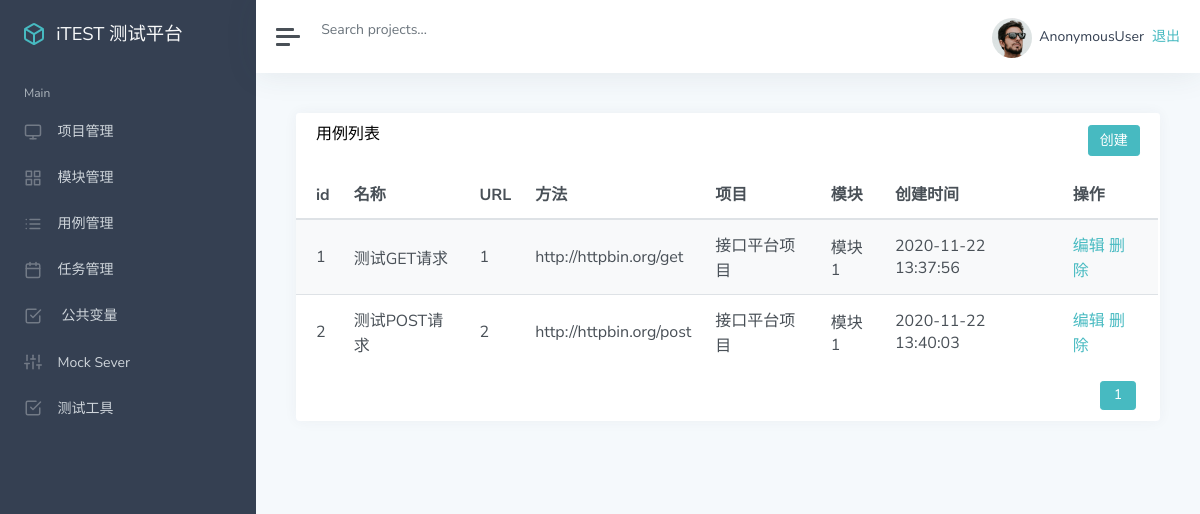
The app's page /manage/case/ with its own data.
### app_manage/models/case.py (models this page shows, shortened)
class TestCase(models.Model):
    module = models.ForeignKey(Module, on_delete=models.CASCADE)
    name = models.CharField("名称", max_length=50, null=False)
    url = models.TextField("URL", null=False)
    method = models.IntegerField("请求方法", null=False)  # 1:GET, 2: POST, 3:DELETE, 4:PUT
    header = models.TextField("请求头", null=False)
    parameter_type = models.IntegerField("参数类型", null=False)  # 1：form-data 2: json
    parameter_body = models.TextField("参数内容", null=False)
    result = models.TextField("结果", null=False)
    assert_type = models.IntegerField("断言类型", null=False)  # 1：包含include 2: 匹配equal
    assert_text = models.TextField("结果", null=False)
    create_time = models.DateTimeField("创建时间", auto_now_add=True)

### app_manage/models/module.py (models this page shows)
class Module(models.Model):
    project = models.ForeignKey(Project, on_delete=models.CASCADE)
    name = models.CharField("名称", max_length=100, null=False, default="")
    describe = models.TextField("描述", default="")
    update_time = models.DateTimeField("更新时间", auto_now=True)
    create_time = models.DateTimeField("创建时间", auto_now_add=True)
    def __str__(self):
        return self.name

### app_manage/models/project.py (models this page shows)
class Project(models.Model):
    name = models.CharField("名称", max_length=100, null=False, default="")
    describe = models.TextField("描述", default="")
    status = models.BooleanField("状态", default=True)
    update_time = models.DateTimeField("更新时间", auto_now=True)
    create_time = models.DateTimeField("创建时间", auto_now_add=True)
    def __str__(self):
        return self.name

### app_manage/views/case_view.py (the view)
# urls.py: path('case/', case_view.list_case),
def list_case(request):
    cases = TestCase.objects.all()
    p = Paginator(cases, 10)
    page = request.GET.get("page", "")
    if page == "":
        page = 1
    try:
        page_cases = p.page(page)
    except EmptyPage:
        page_cases = p.page(p.num_pages)
    except PageNotAnInteger:
        page_cases = p.page(1)
    return render(request, "case/list.html", {"cases": page_cases})

### templates/case/list.html (shortened to what this page needs)
{% extends "manage.html" %}
{% block manage %}
<div class="card flex-fill">
    <div class="card-header">
        <h5 class="card-title mb-0" style="float:left">用例列表</h5>
        <button onclick="case_add()" type="button" class="btn btn-primary" style="float:right">创建</button>
    </div>
    <div id="datatables-dashboard-traffic_wrapper" class="dataTables_wrapper dt-bootstrap4 no-footer">
        <div class="row">
            <div class="col-sm-12">
                <table id="datatables-dashboard-traffic" class="table table-striped my-0 dataTable no-footer"
                    role="grid" aria-describedby="datatables-dashboard-traffic_info">
                    <thead>
                        <tr role="row">
                            <th>id</th>
                            <th>名称</th>
                            <th>URL</th>
                            <th>方法</th>
                            <th>项目</th>
                            <th>模块</th>
                            <th>创建时间</th>
                            <th>操作</th>
                        </tr>
                    </thead>
                    <tbody>
                        {% for c in cases %}
                        <tr role="row" class="odd">
                            <td>{{ c.id }}</td>
                            <td>{{ c.name }}</td>
                            <td>{{ c.method }}</td>
                            <td>{{ c.url }}</td>
                            <td>{{ c.module.project }}</td>
                            <td>{{ c.module }}</td>
                            <td>{{ c.create_time |date:"Y-m-d H:i:s"}}</td>
                            <td>
                                <a href="/manage/case_edit/{{ c.id }}/">编辑</a>
                                <a style="color: #47bac1" onclick="case_delete({{c.id}})">删除</a>
                            </td>
                        </tr>
                        {% endfor %}
                    </tbody>
                </table>
            </div>
        </div>
        <div class="row">
            <div class="col-sm-12 col-md-5">
                <div class="dataTables_info" id="datatables-dashboard-traffic_info" role="status" aria-live="polite">
                </div>
            </div>
            <div class="col-sm-12 col-md-7">
                <div class="dataTables_paginate paging_simple_numbers" id="datatables-dashboard-traffic_paginate">
                    <ul class="pagination">
                        <li class="paginate_button page-item active">
                            <a href="#" aria-controls="datatables-dashboard-traffic" data-dt-idx="1" tabindex="0"
                                class="page-link">{{cases.number}}</a>
                        </li>
                    </ul>
                </div>
            </div>
        </div>
    </div>
</div>
{% endblock %}

### records on screen
TestCase: id "1", name "测试GET请求", method "1", url "http://httpbin.org/get", module.project "接口平台项目", module "模块1", create_time "2020-11-22 13:37:56"
TestCase: id "2", name "测试POST请求", method "2", url "http://httpbin.org/post", module.project "接口平台项目", module "模块1", create_time "2020-11-22 13:40:03"

### other values on screen
{{ user }} "AnonymousUser"
{{ cases.number }} "1"
